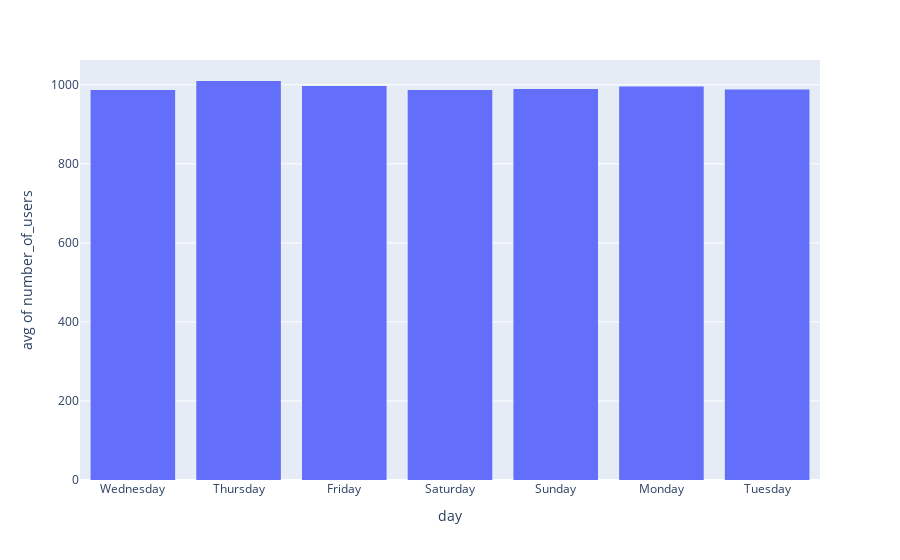

Here is the notebook cell this chart was saved with:
### Markdown cell above
As mentioned before, we can also use a column with categorical data. As an example, let's plot the average number of users per day of the week:

### Code cell
fig = px.histogram(data_users_dict, x="day", y='number_of_users', histfunc='avg')
fig.show()

### Figure 1 — Plotly figure (JSON) as saved in the notebook; plotly's stock layout.template omitted (floating-point values rounded to 4 significant figures)
{"data": [{"alignmentgroup": "True", "bingroup": "x", "histfunc": "avg", "hovertemplate": "day=%{x}<br>avg of number_of_users=%{y}<extra></extra>", "legendgroup": "", "marker": {"color": "#636efa", "pattern": {"shape": ""}}, "name": "", "offsetgroup": "", "orientation": "v", "showlegend": false, "type": "histogram", "x": ["Wednesday", "Thursday", "Friday", "Saturday", "Sunday", "Monday", "Tuesday", "Wednesday", "Thursday", "Friday", "Saturday", "Sunday", "Monday", "Tuesday", "Wednesday", "Thursday", "Friday", "Saturday", "Sunday", "Monday", "Tuesday", "Wednesday", "Thursday", "Friday", "Saturday", "Sunday", "Monday", "Tuesday", "Wednesday", "Thursday", "Friday", "Saturday", "Sunday", "Monday", "Tuesday", "Wednesday", "Thursday", "Friday", "Saturday", "Sunday", "Monday", "Tuesday", "Wednesday", "Thursday", "Friday", "Saturday", "Sunday", "Monday", "Tuesday", "Wednesday", "Thursday", "Friday", "Saturday", "Sunday", "Monday", "Tuesday", "Wednesday", "Thursday", "Friday", "Saturday", "Sunday", "Monday", "Tuesday", "Wednesday", "Thursday", "Friday", "Saturday", "Sunday", "Monday", "Tuesday", "Wednesday", "Thursday", "Friday", "Saturday", "Sunday", "Monday", "Tuesday", "Wednesday", "Thursday", "Friday", "Saturday", "Sunday", "Monday", "Tuesday", "Wednesday", "Thursday", "Friday", "Saturday", "Sunday", "Monday", "Tuesday", "Wednesday", "Thursday", "Friday", "Saturday", "Sunday", "Monday", "Tuesday", "Wednesday", "Thursday", "Friday", "Saturday", "Sunday", "Monday", "Tuesday", "Wednesday", "Thursday", "Friday", "Saturday", "Sunday", "Monday", "Tuesday", "Wednesday", "Thursday", "Friday", "Saturday", "Sunday", "Monday", "Tuesday", "Wednesday"], "xaxis": "x", "y": [1070, 970, 975, 890, 1004, 975, 945, 914, 1098, 1015, 1027, 978, 1004, 1055, 1018, 1021, 1033, 1008, 934, 919, 1013, 1038, 1070, 937, 900, 1011, 1067, 911, 1011, 999, 1012, 950, 1014, 1016, 1038, 897, 1007, 1111, 952, 927, 974, 984, 1002, 1102, 970, 1046, 923, 964, 949, 1007, 1028, 926, 1038, 1055, 999, 988, 1015, 1089, 948, 985, 1056, 967, 935, 996, 983, 1068, 991, 1012, 1070, 971, 953, 911, 984, 992, 1041, 1038, 1040, 1022, 971, 1032, 1016, 962, 962, 1028, 972, 1083, 888, 962, 947, 1028, 920, 1026, 930, 994, 993, 1001, 1017, 1056, 885, 982, 1070, 1030, 977, 980, 1005, 986, 992, 939, 1019, 962, 934, 985, 996, 925, 1045, 974, 1008, 1008, 975, 956], "yaxis": "y"}], "layout": {"barmode": "relative", "legend": {"tracegroupgap": 0}, "margin": {"t": 60}, "xaxis": {"anchor": "y", "domain": [0, 1], "title": {"text": "day"}}, "yaxis": {"anchor": "x", "domain": [0, 1], "title": {"text": "avg of number_of_users"}}}}
